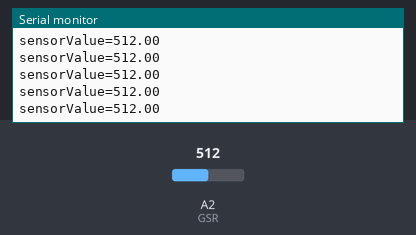
This sketch was run on a simulated Arduino Uno, built with avr-gcc and run on an emulated ATmega328P. Shown: the last lines printed to the serial monitor. Inputs (shaded band) come from the test bench; at power-on: A2 (GSR) = 512.

Above: at 1.2 s.
1.3 s: A2 (GSR) set to 110
At 2.3 s:
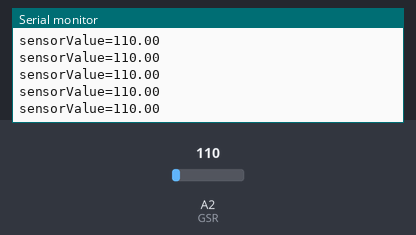
4.3 s: A2 (GSR) set to 91
At 5.0 s:
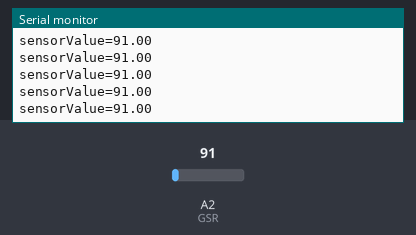
13.3 s: A2 (GSR) set to 8
At 13.8 s:
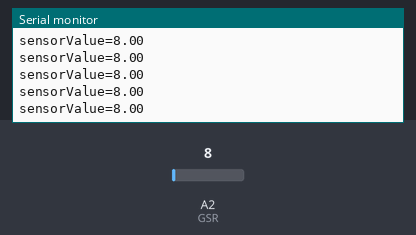
16.3 s: A2 (GSR) set to 11
At 17.4 s:
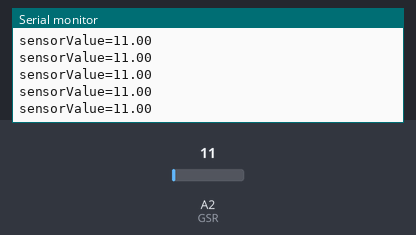
Timing chart, 0 to 18.8 s (numbered marks = the images above; inputs shaded):
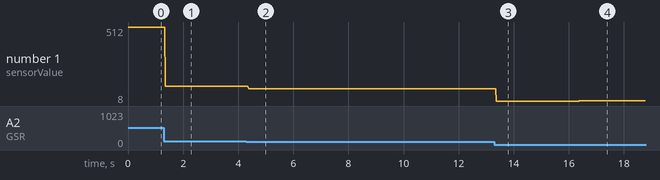

The sketch:

gsr.ino
```cpp
#include <Wire.h>
#include <SoftwareSerial.h>
SoftwareSerial BT(2, 3);  //R T

const int GSR=A2;

float sensorValue;

void setup(){

  Serial.begin(9600);
  BT.begin(9600);
  BT.write("你好");
}

void loop(){
  int temp;
  sensorValue=analogRead(GSR);
  Serial.print("sensorValue=");
  Serial.println(sensorValue);
  BT.println(sensorValue);

}
```

Measured:
- after the input at 1.3 s, the serial monitor: prints a new line after 0.06 s (image 1)
- after the input at 4.3 s, the serial monitor: prints a new line after 0.07 s (image 2)
- after the input at 13.3 s, the serial monitor: prints a new line after 0.07 s (image 3)
- after the input at 16.3 s, the serial monitor: prints a new line after 0.08 s (image 4)
- plotted number 1: 512 → 110 after the input at 1.3 s, 110 → 91 after the input at 4.3 s, 91 → 8 after the input at 13.3 s, 8 → 11 after the input at 16.3 s
